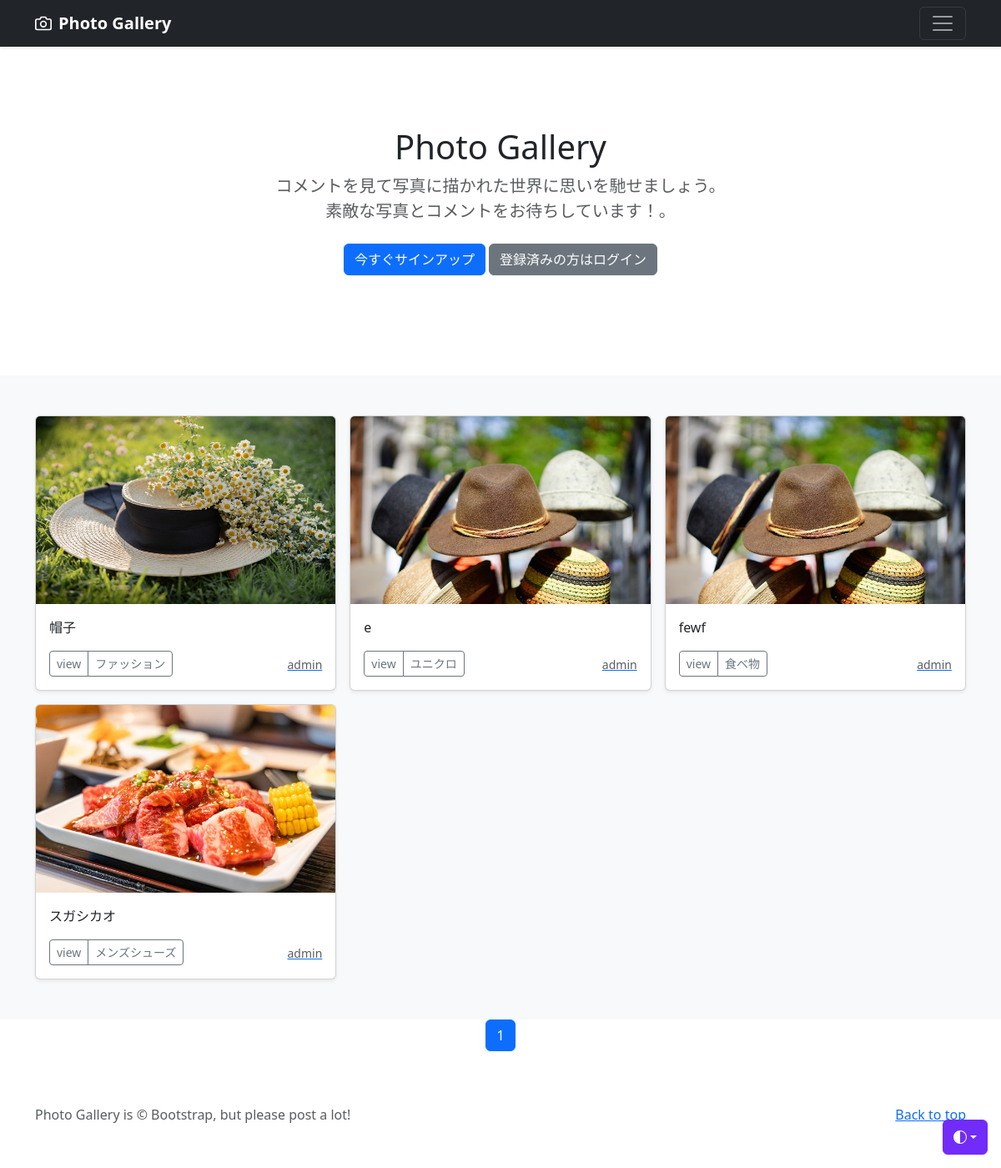
/user-list/1, run on the app's committed database.
### photo/models.py (models this page shows, shortened)
class PhotoPost(models.Model):
    user= models.ForeignKey(
        CustomUser,
        verbose_name='ユーザー',
        on_delete=models.CASCADE
    )
    category = models.ForeignKey(
        Category,
        verbose_name='カテゴリ',
        on_delete=models.PROTECT
    )
    title= models.CharField(
        verbose_name='title',
        max_length=200
    )
    comment =models.TextField(
        verbose_name='コメント',
    )
    image1= models.ImageField(
        verbose_name='イメージ1',
        upload_to ='photos',
    )
    image2=models.ImageField(
        verbose_name='イメージ2',
        upload_to ='photos',
        blank=True,
        null=True
    )
    posted_at =models.DateTimeField(
        verbose_name='投稿日時',
        auto_now_add=True
    )

class Category(models.Model):
    title= models.CharField(
        verbose_name='カテゴリ',
        max_length=20
    )

### accounts/models.py (models this page shows)
class CustomUser(AbstractUser):
    pass

### photo/views.py (the view)
class UserView(ListView):
    template_name ='index.html'
    paginate_by = 9
    def get_queryset(self):
        user_id = self.kwargs['user']
        user_list = PhotoPost.objects.filter(
            user=user_id).order_by('posted_at')
        return user_list

### photo/templates/index.html (shortened to what this page needs)
{% extends 'base.html' %}
    {% block contents %}
    {% include "photos_title.html" %}
    {% include "photos_list.html" %}
    {% include "pagination.html" %}
    {% endblock %}

### photo/templates/photos_list.html (shortened to what this page needs)
  <div class="album py-5 bg-body-tertiary">
    <div class="container">
      <div class="row row-cols-1 row-cols-sm-2 row-cols-md-3 g-3">
        {% for record in object_list %}
        <div class="col">
          <div class="card shadow-sm">
            <a href='{% url 'photo:photo_detail' record.pk %}'><img src="{{ record.image1.url}}"
            class="bd-placeholder-img card-img-top"
            width="100%" height="225"
            xmlns="http://www.w3.org/2000/svg"
            role="img" aria-label="Placeholder: Thumbnail"
            preserveAspectRatio="xMidYMid slice"
            focusable="false">
            </img></a>
            <div class="card-body">
              <p class="card-text">{{ record.title}}</p>
              <div class="d-flex justify-content-between align-items-center">
                <div class="btn-group">
                  <button type="button" class="btn btn-sm btn-outline-secondary" onclick="location.href='{% url 'photo:photo_detail' record.pk %}'">view</button>
                  <button type="button" class="btn btn-sm btn-outline-secondary" onclick="location.href='{% url 'photo:photos_cat' category=record.category.id %}'">{{record.category.title}}</button>
              </div>
              <a href="{% url 'photo:user_list' user=record.user.id %}"><small class="text-body-secondary">{{record.user.username}}</small></a>
              </div>
            </div>
          </div>
        </div>
        {% endfor %}
      </div>
    </div>
  </div>

### photo/templates/base.html (style rules this page uses)
.bd-placeholder-img { font-size: 1.125rem; text-anchor: middle; -webkit-user-select: none; -moz-user-select: none; user-select: none; }

### data on the page
PhotoPost: image1 (picture), title "帽子", category "ファッション", user.username "admin"
PhotoPost: image1 (picture), title "e", category "ユニクロ", user.username "admin"
PhotoPost: image1 (picture), title "fewf", category "食べ物", user.username "admin"
PhotoPost: image1 (picture), title "スガシカオ", category "メンズシューズ", user.username "admin"

### other printed values
{{ num }} "1"
